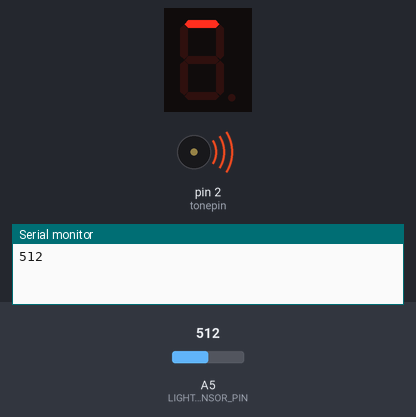
Simulated run of this sketch. Board: Arduino Uno, built with avr-gcc and run on an emulated ATmega328P. Parts: 1-digit seven-segment display, buzzer (waves = sounding), the last lines printed to the serial monitor. Wiring (inferred from the names in the program): 1-digit 7-segment display, segments lit when HIGH: segments pin 6, pin 7, pin 8, pin 9, pin 10, pin 11, pin 12, pin 13. The inputs (shaded band) are chosen by the test bench; at power-on: A5 (LIGHT_SENSOR_PIN) = 512. Random numbers use the default seed unless the sketch sets one; the segment pins are drawn as the display they are named for.

Above: at 1.2 s.
1.3 s: A5 (LIGHT_SENSOR_PIN) set to 120
At 3.56 s:
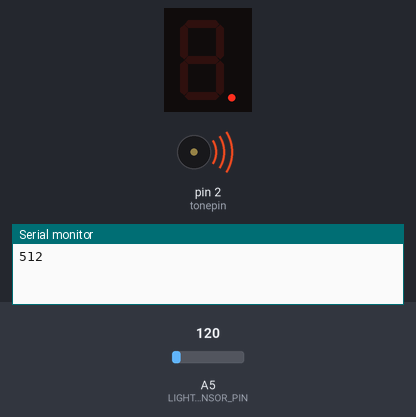
3.8 s: A5 (LIGHT_SENSOR_PIN) set to 98
5.3 s: A5 (LIGHT_SENSOR_PIN) set to 122
At 8.1 s:
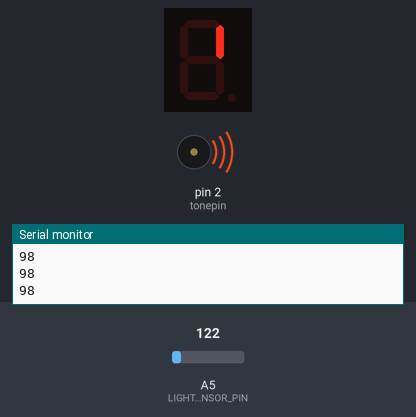
8.3 s: A5 (LIGHT_SENSOR_PIN) set to 100
10.1 s: A5 (LIGHT_SENSOR_PIN) set to 306
At 14.4 s:
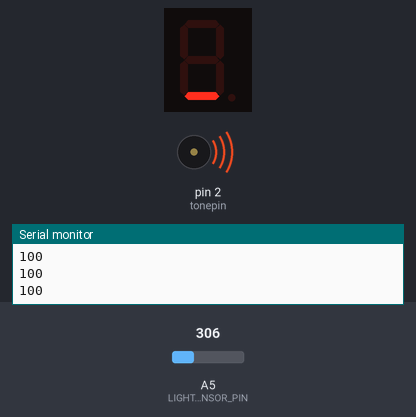
Timing chart, 0 to 16.4 s (numbered marks = the images above; inputs shaded):
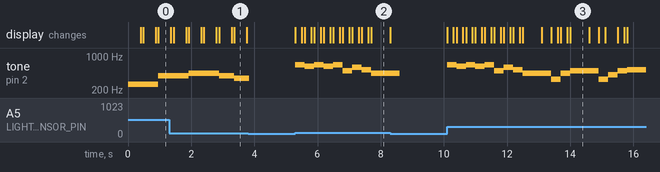

Measured:
- after the input at 5.3 s, tone on pin 2 (tonepin): plays 659 Hz for 0.30 s, 622 Hz for 0.30 s, 659 Hz for 0.30 s, 622 Hz for 0.30 s, 659 Hz for 0.30 s, 494 Hz for 0.30 s … (9 notes in this stretch), starting at once; the display: first changes at once (image 2 shows a later state)
- after the input at 10.1 s, tone on pin 2 (tonepin): plays 659 Hz for 0.30 s, 622 Hz for 0.30 s, 659 Hz for 0.30 s, 622 Hz for 0.30 s, 659 Hz for 0.30 s, 494 Hz for 0.30 s … (16 notes in this stretch), starting at once; the display: first changes at once (image 3 shows a later state)
- what the display in image 1 shows lasts 0.4 s, from 3.4 s to 3.8 s
- what the display in image 3 shows lasts 0.6 s, from 14.0 s to 14.6 s

The sketch:

MUSIC.ino
```cpp
//定義音符的頻率
#define Do 262
#define Re 294
#define Mi 330
#define Fa 349
#define Sol 392
#define G42 415  //#5 #Sol
#define La 440
#define Si 494
#define Do_h 523
#define Re_h 587
#define D52 622  //#2 #Re_h
#define Mi_h 659
#define Fa_h 698
#define Sol_h 784
#define La_h 880
#define Si_h 988
#define O1 000  //休止符

int LIGHT_SENSOR_PIN = A5;//光敏感測器
int light2=0;//光敏感測器數值

int tonepin = 2;//蜂鳴器
//燈泡
int a = 6;//Sol、D52(車)
int b = 7;//La
int c = 8;//Do_h、Do(星)
int d = 9;//Si
int e = 10;//Re_h、Re(星)
int f = 11;//Sol_h、Mi(車)
int g = 12;//Mi_h、Mi(星)
int h = 13;//Fa_h、Fa(星)、O1(車)
int i = 5;//G42


void setup()
{
  pinMode(tonepin,OUTPUT);
  pinMode(a,OUTPUT);
  pinMode(b,OUTPUT);
  pinMode(c,OUTPUT);
  pinMode(d,OUTPUT);
  pinMode(e,OUTPUT);
  pinMode(f,OUTPUT);
  pinMode(g,OUTPUT);
  pinMode(h,OUTPUT);
  pinMode(LIGHT_SENSOR_PIN, INPUT);//光敏感測器
  Serial.begin(9600);
}

void stopMusicAndLights()
{
  noTone(tonepin); //停止音樂
  digitalWrite(a, LOW);
  digitalWrite(b, LOW);
  digitalWrite(c, LOW);
  digitalWrite(d, LOW);
  digitalWrite(e, LOW);
  digitalWrite(f, LOW);
  digitalWrite(g, LOW);
  digitalWrite(h, LOW);
  digitalWrite(i, LOW);
}

//生日快樂
void birthday()
{

  int birthdayscale[]=
  {
    Sol,Sol,La,Sol,Do_h,Si,
    Sol,Sol,La,Sol,Re_h,Do_h,
    Sol,Sol,Sol_h,Mi_h,Do_h,Si,La,
    Fa_h,Fa_h,Mi_h,Do_h,Re_h,Do_h

  };//音符順序
  float birthdaydurt[]=
  {
    0.5,0.5,1,1,1,1+1,
    0.5,0.5,1,1,1,1+1,
    0.5,0.5,1,1,1,1,1,
    0.5,0.5,1,1,1,1+1,
  };//音符時長
  float birthdaylight[]=
  {
    a,a,b,a,c,d,
    a,a,b,a,e,c,
    a,a,f,g,c,d,b,
    h,h,g,c,e,c

  };//燈泡亮的順序

  for(int x=0;x<25;x++)//總共有25個音符
  {
    if (analogRead(LIGHT_SENSOR_PIN) < 110)
    {
      stopMusicAndLights();
      return;
    }
    tone(tonepin,birthdayscale[x]);//生成音樂
    digitalWrite(birthdaylight[x],HIGH);//打開燈泡
    delay(500*birthdaydurt[x]);//音符持續的時間，500毫秒*目前到的音符時長(21)

    digitalWrite(birthdaylight[x],LOW);
    delay(100*birthdaydurt[x]);//音符中間間隔的時間
    noTone(tonepin);//避免出現聲音持續播放
  }
  delay(1000);


}

//小星星
void star()
{
  int starscale[]=
  {
    Do,Do,Sol,Sol,La,La,Sol,
    Fa,Fa,Mi,Mi,Re,Re,Do,
    Sol,Sol,Fa,Fa,Mi,Mi,Re,
    Sol,Sol,Fa,Fa,Mi,Mi,Re,
    Do,Do,Sol,Sol,La,La,Sol,
    Fa,Fa,Mi,Mi,Re,Re,Do
  };

  int stardurt[]=
  {
    1,1,1,1,1,1,1.5,
    1,1,1,1,1,1,1.5,
    1,1,1,1,1,1,1.5,
    1,1,1,1,1,1,1.5,
    1,1,1,1,1,1,1.5,
    1,1,1,1,1,1,1.5
  };

  float starlight[]=
  {
    c,c,a,a,b,b,a,
    h,h,g,g,e,e,c,
    a,a,h,h,g,g,e,
    a,a,h,h,g,g,e,
    c,c,a,a,b,b,a,
    h,h,g,g,e,e,c
  };

  for(int x=0;x<42;x++)//總共有25個音符
  {
    if (analogRead(LIGHT_SENSOR_PIN) < 110)
    {
      stopMusicAndLights();
      return;
    }
    tone(tonepin,starscale[x]);//生成音樂
    digitalWrite(starlight[x],HIGH);//打開燈泡
    delay(400*stardurt[x]);//音符持續的時間，500毫秒*目前到的音符時長(21)

    digitalWrite(starlight[x],LOW);
    delay(80*stardurt[x]);//音符中間間隔的時間
    noTone(tonepin);//避免出現聲音持續播放
  }
  delay(1000);
}

//垃圾車
void alice()
{

  int alicescale[]=
  {
    Mi_h,D52,Mi_h,D52,Mi_h,Si,Re_h,Do_h,La,
    O1,Mi,La,
    Si,Mi,G42,Si,Do_h,Mi,
    Mi_h,D52,Mi_h,D52,Mi_h,Si,Re_h,Do_h,La,
    O1,Mi,La,
    Si,Mi,Do_h,Si,La
  };
  int alicedurt[]=
  {
    1,1,1,1,1,1,1,1,3,
    0,1,1,
    3,1,1,1,3,1,
    1,1,1,1,1,1,1,1,3,
    0,1,1,
    3,1,1,1,3
  };


int alicelight[]=
{
    g,a,g,a,g,d,e,c,b,
    h,f,b,
    d,f,i,d,c,f,
    g,a,g,a,g,d,e,c,b,
    h,f,b,
    d,f,c,d,b
};

  for(int x=0;x<35;x++)//總共有25個音符
  {
    if (analogRead(LIGHT_SENSOR_PIN) < 110)
    {
      stopMusicAndLights();
      return;
    }
    tone(tonepin,alicescale[x]);//生成音樂
    digitalWrite(alicelight[x],HIGH);//打開燈泡
    delay(200*alicedurt[x]);//音符持續的時間，500毫秒*目前到的音符時長(21)

    digitalWrite(alicelight[x],LOW);
    delay(100*alicedurt[x]);//音符中間間隔的時間
    noTone(tonepin);//避免出現聲音持續播放
  }
  delay(1000);
}


void loop()
{
  light2 = analogRead(LIGHT_SENSOR_PIN); //將讀取到的光敏感測器數值存入light2變數
  Serial.println(light2);

    int randomSong = random(3); //隨機選取一首歌
    switch(randomSong)
    {
      case 0:
        birthday();
        break;
      case 1:
        star();
        break;
      case 2:
        alice();
        break;
    }

}
```
